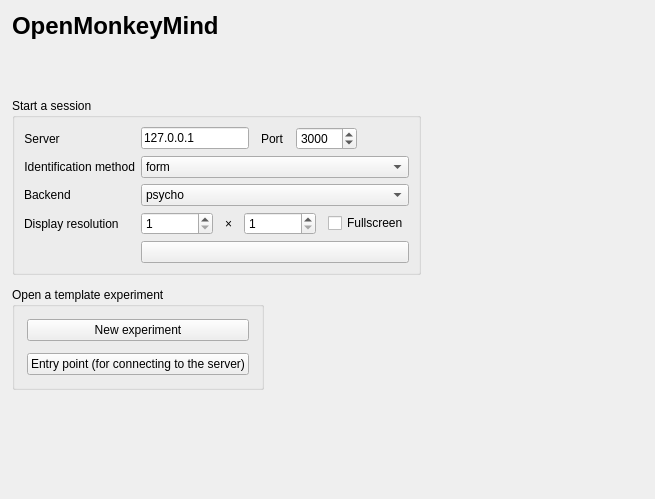
<?xml version="1.0" encoding="UTF-8"?>
<ui version="4.0">
 <class>Form</class>
 <widget class="QWidget" name="Form">
  <property name="geometry">
   <rect>
    <x>0</x>
    <y>0</y>
    <width>655</width>
    <height>499</height>
   </rect>
  </property>
  <property name="windowTitle">
   <string>Form</string>
  </property>
  <layout class="QVBoxLayout" name="verticalLayout_2">
   <property name="spacing">
    <number>12</number>
   </property>
   <property name="leftMargin">
    <number>12</number>
   </property>
   <property name="topMargin">
    <number>12</number>
   </property>
   <property name="rightMargin">
    <number>12</number>
   </property>
   <property name="bottomMargin">
    <number>12</number>
   </property>
   <item>
    <widget class="QLabel" name="label_6">
     <property name="text">
      <string>&lt;h1&gt;OpenMonkeyMind&lt;h1&gt;</string>
     </property>
    </widget>
   </item>
   <item>
    <widget class="QGroupBox" name="groupBox">
     <property name="sizePolicy">
      <sizepolicy hsizetype="Fixed" vsizetype="Preferred">
       <horstretch>0</horstretch>
       <verstretch>0</verstretch>
      </sizepolicy>
     </property>
     <property name="title">
      <string>Start a session</string>
     </property>
     <layout class="QFormLayout" name="formLayout">
      <item row="0" column="0">
       <widget class="QLabel" name="label_subject">
        <property name="text">
         <string>Server </string>
        </property>
        <property name="alignment">
         <set>Qt::AlignRight|Qt::AlignTrailing|Qt::AlignVCenter</set>
        </property>
       </widget>
      </item>
      <item row="0" column="1">
       <widget class="QWidget" name="widget" native="true">
        <layout class="QHBoxLayout" name="horizontalLayout">
         <property name="spacing">
          <number>12</number>
         </property>
         <property name="leftMargin">
          <number>0</number>
         </property>
         <property name="topMargin">
          <number>0</number>
         </property>
         <property name="rightMargin">
          <number>0</number>
         </property>
         <property name="bottomMargin">
          <number>0</number>
         </property>
         <item>
          <widget class="QLineEdit" name="cfg_omm_server">
           <property name="text">
            <string>127.0.0.1</string>
           </property>
          </widget>
         </item>
         <item>
          <widget class="QLabel" name="label_2">
           <property name="text">
            <string>Port</string>
           </property>
          </widget>
         </item>
         <item>
          <widget class="QSpinBox" name="cfg_omm_port">
           <property name="minimum">
            <number>1</number>
           </property>
           <property name="maximum">
            <number>10000</number>
           </property>
           <property name="value">
            <number>3000</number>
           </property>
          </widget>
         </item>
         <item>
          <widget class="QPushButton" name="button_server_status">
           <property name="sizePolicy">
            <sizepolicy hsizetype="Fixed" vsizetype="Fixed">
             <horstretch>0</horstretch>
             <verstretch>0</verstretch>
            </sizepolicy>
           </property>
           <property name="text">
            <string/>
           </property>
           <property name="icon">
            <iconset theme="dialog-ok"/>
           </property>
           <property name="flat">
            <bool>true</bool>
           </property>
          </widget>
         </item>
        </layout>
       </widget>
      </item>
      <item row="1" column="0">
       <widget class="QLabel" name="label">
        <property name="text">
         <string>Identification method</string>
        </property>
        <property name="alignment">
         <set>Qt::AlignRight|Qt::AlignTrailing|Qt::AlignVCenter</set>
        </property>
       </widget>
      </item>
      <item row="1" column="1">
       <widget class="QComboBox" name="cfg_omm_detector">
        <item>
         <property name="text">
          <string>form</string>
         </property>
         <property name="icon">
          <iconset theme="input-keyboard"/>
         </property>
        </item>
        <item>
         <property name="text">
          <string>keypress</string>
         </property>
         <property name="icon">
          <iconset theme="input-keyboard"/>
         </property>
        </item>
        <item>
         <property name="text">
          <string>rfid</string>
         </property>
         <property name="icon">
          <iconset theme="network-receive"/>
         </property>
        </item>
       </widget>
      </item>
      <item row="2" column="0">
       <widget class="QLabel" name="label_3">
        <property name="text">
         <string>Backend</string>
        </property>
       </widget>
      </item>
      <item row="2" column="1">
       <widget class="QComboBox" name="cfg_omm_backend">
        <item>
         <property name="text">
          <string>psycho</string>
         </property>
         <property name="icon">
          <iconset theme="os-psychopy"/>
         </property>
        </item>
        <item>
         <property name="text">
          <string>psycho_legacy</string>
         </property>
         <property name="icon">
          <iconset theme="os-psychopy"/>
         </property>
        </item>
        <item>
         <property name="text">
          <string>legacy</string>
         </property>
         <property name="icon">
          <iconset theme="os-pygame"/>
         </property>
        </item>
        <item>
         <property name="text">
          <string>xpyriment</string>
         </property>
         <property name="icon">
          <iconset theme="os-expyriment"/>
         </property>
        </item>
       </widget>
      </item>
      <item row="3" column="0">
       <widget class="QLabel" name="label_4">
        <property name="text">
         <string>Display resolution</string>
        </property>
       </widget>
      </item>
      <item row="3" column="1">
       <widget class="QWidget" name="widget_2" native="true">
        <layout class="QHBoxLayout" name="horizontalLayout_2">
         <property name="spacing">
          <number>12</number>
         </property>
         <property name="leftMargin">
          <number>0</number>
         </property>
         <property name="topMargin">
          <number>0</number>
         </property>
         <property name="rightMargin">
          <number>0</number>
         </property>
         <property name="bottomMargin">
          <number>0</number>
         </property>
         <item>
          <widget class="QSpinBox" name="cfg_omm_width">
           <property name="minimum">
            <number>1</number>
           </property>
           <property name="maximum">
            <number>10000</number>
           </property>
          </widget>
         </item>
         <item>
          <widget class="QLabel" name="label_5">
           <property name="sizePolicy">
            <sizepolicy hsizetype="Fixed" vsizetype="Preferred">
             <horstretch>0</horstretch>
             <verstretch>0</verstretch>
            </sizepolicy>
           </property>
           <property name="text">
            <string>×</string>
           </property>
          </widget>
         </item>
         <item>
          <widget class="QSpinBox" name="cfg_omm_height">
           <property name="minimum">
            <number>1</number>
           </property>
           <property name="maximum">
            <number>10000</number>
           </property>
          </widget>
         </item>
         <item>
          <widget class="QCheckBox" name="cfg_omm_fullscreen">
           <property name="text">
            <string>Fullscreen</string>
           </property>
          </widget>
         </item>
        </layout>
       </widget>
      </item>
      <item row="4" column="1">
       <widget class="QPushButton" name="button_start">
        <property name="text">
         <string/>
        </property>
        <property name="icon">
         <iconset theme="os-run">
          <normaloff>.</normaloff>.</iconset>
        </property>
       </widget>
      </item>
     </layout>
    </widget>
   </item>
   <item>
    <widget class="QGroupBox" name="groupBox_2">
     <property name="sizePolicy">
      <sizepolicy hsizetype="Fixed" vsizetype="Preferred">
       <horstretch>0</horstretch>
       <verstretch>0</verstretch>
      </sizepolicy>
     </property>
     <property name="title">
      <string>Open a template experiment</string>
     </property>
     <layout class="QVBoxLayout" name="verticalLayout">
      <property name="spacing">
       <number>12</number>
      </property>
      <property name="leftMargin">
       <number>12</number>
      </property>
      <property name="topMargin">
       <number>12</number>
      </property>
      <property name="rightMargin">
       <number>12</number>
      </property>
      <property name="bottomMargin">
       <number>12</number>
      </property>
      <item>
       <widget class="QPushButton" name="button_template_experiment">
        <property name="text">
         <string>New experiment</string>
        </property>
        <property name="icon">
         <iconset theme="document-open">
          <normaloff>.</normaloff>.</iconset>
        </property>
       </widget>
      </item>
      <item>
       <widget class="QPushButton" name="button_template_entry_point">
        <property name="text">
         <string>Entry point (for connecting to the server)</string>
        </property>
        <property name="icon">
         <iconset theme="document-open">
          <normaloff>.</normaloff>.</iconset>
        </property>
       </widget>
      </item>
     </layout>
    </widget>
   </item>
   <item>
    <spacer name="verticalSpacer">
     <property name="orientation">
      <enum>Qt::Vertical</enum>
     </property>
     <property name="sizeHint" stdset="0">
      <size>
       <width>20</width>
       <height>40</height>
      </size>
     </property>
    </spacer>
   </item>
  </layout>
 </widget>
 <resources/>
 <connections/>
</ui>
